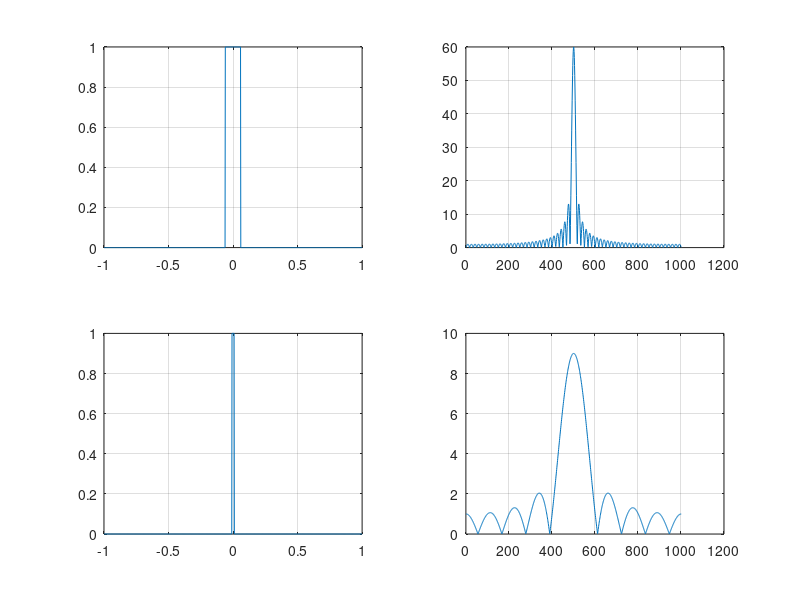

This figure's MATLAB source:
fs = 500;
t = -1:1/fs:1;
x = rectpuls(t,0.12);
subplot(2,2,1)
plot(t, x)
grid on
y = fft(x);
y = fftshift(y);
subplot(2,2,2)
plot( abs(y))
grid on
x = rectpuls(t,0.02);
subplot(2,2,3)
plot(t, x)
grid on
y = fft(x);
y = fftshift(y);
subplot(2,2,4)
plot( abs(y))
grid on